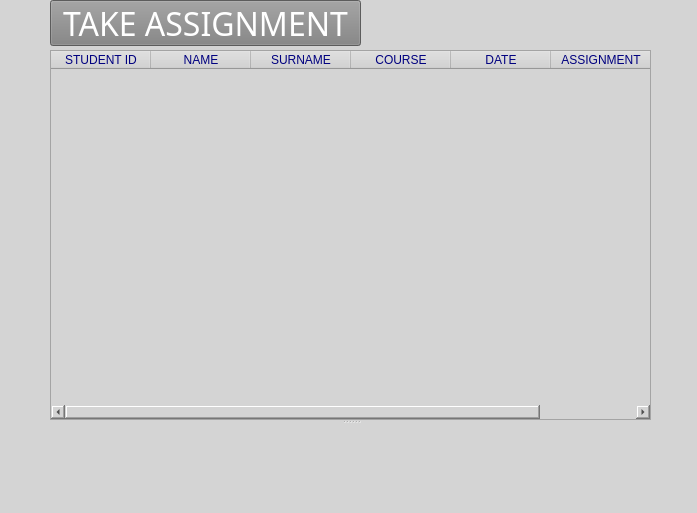
<?xml version="1.0" encoding="UTF-8"?>
<ui version="4.0">
 <class>Student_Assignmet</class>
 <widget class="QMainWindow" name="Student_Assignmet">
  <property name="geometry">
   <rect>
    <x>0</x>
    <y>0</y>
    <width>697</width>
    <height>513</height>
   </rect>
  </property>
  <property name="windowTitle">
   <string>Student Assignmet</string>
  </property>
  <property name="styleSheet">
   <string notr="true">background-color: rgb(212, 212, 212);</string>
  </property>
  <widget class="QWidget" name="centralwidget">
   <widget class="QPushButton" name="btn_Assignment">
    <property name="geometry">
     <rect>
      <x>50</x>
      <y>0</y>
      <width>311</width>
      <height>46</height>
     </rect>
    </property>
    <property name="font">
     <font>
      <family>Rockwell Condensed</family>
      <pointsize>24</pointsize>
      <weight>50</weight>
      <italic>false</italic>
      <bold>false</bold>
     </font>
    </property>
    <property name="styleSheet">
     <string notr="true">background-color: rgb(129, 129, 129);
color: rgb(255, 255, 255);
font: 24pt &quot;Rockwell Condensed&quot;;</string>
    </property>
    <property name="text">
     <string>TAKE ASSIGNMENT</string>
    </property>
   </widget>
   <widget class="QSplitter" name="splitter">
    <property name="geometry">
     <rect>
      <x>50</x>
      <y>50</y>
      <width>601</width>
      <height>401</height>
     </rect>
    </property>
    <property name="orientation">
     <enum>Qt::Vertical</enum>
    </property>
    <widget class="QTableWidget" name="tableWidget">
     <property name="styleSheet">
      <string notr="true">font: 12pt &quot;Rockwell Condensed&quot;;
color: rgb(0, 0, 127);</string>
     </property>
     <column>
      <property name="text">
       <string>STUDENT ID</string>
      </property>
     </column>
     <column>
      <property name="text">
       <string>NAME</string>
      </property>
     </column>
     <column>
      <property name="text">
       <string>SURNAME</string>
      </property>
     </column>
     <column>
      <property name="text">
       <string>COURSE</string>
      </property>
     </column>
     <column>
      <property name="text">
       <string>DATE</string>
      </property>
     </column>
     <column>
      <property name="text">
       <string>ASSIGNMENT</string>
      </property>
     </column>
    </widget>
    <widget class="QLabel" name="label_2">
     <property name="styleSheet">
      <string notr="true">image: url(:/newPrefix/Aydin.png);</string>
     </property>
     <property name="text">
      <string/>
     </property>
    </widget>
   </widget>
  </widget>
  <widget class="QMenuBar" name="menubar">
   <property name="geometry">
    <rect>
     <x>0</x>
     <y>0</y>
     <width>697</width>
     <height>22</height>
    </rect>
   </property>
  </widget>
  <widget class="QStatusBar" name="statusbar"/>
 </widget>
 <resources/>
 <connections/>
</ui>
